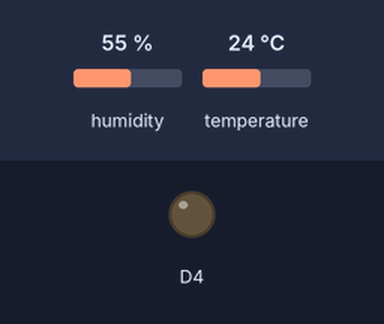
A sketch run on a simulated ESP8266 (NodeMCU). Parts: output pins drawn as LEDs (lit = HIGH, except the on-board LED, lit = LOW). Inputs (shaded band) come from the test bench; at power-on: humidity 55 %, temperature 24 °C. What the sketch prints to the serial monitor is not drawn.

Above: at 1.5 s.
Timing chart, 0 to 7.0 s (numbered marks = the images above):
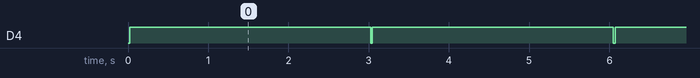

Measured:
- by itself, D4: alternates HIGH for 3.0 s and LOW for 0.02 s

The sketch:

DHT_Test_1.ino
```cpp
#include <ESP8266WiFi.h>
#include <DHT.h>

#define DHTPIN D1
#define DHTTYPE DHT11

DHT dht(DHTPIN, DHTTYPE);

void setup() {
  Serial.begin(115200);
  dht.begin();
  pinMode(BUILTIN_LED, OUTPUT);
  digitalWrite(BUILTIN_LED, HIGH);
}

void loop() {

  digitalWrite(BUILTIN_LED, LOW);

  Serial.print("Temperatura: ");
  Serial.print(dht.readTemperature());
  Serial.print(" *C\t");

  Serial.print("Humedad: ");
  Serial.print(dht.readHumidity());
  Serial.println(" %");

  digitalWrite(BUILTIN_LED, HIGH);

  delay(3000);
}
```
